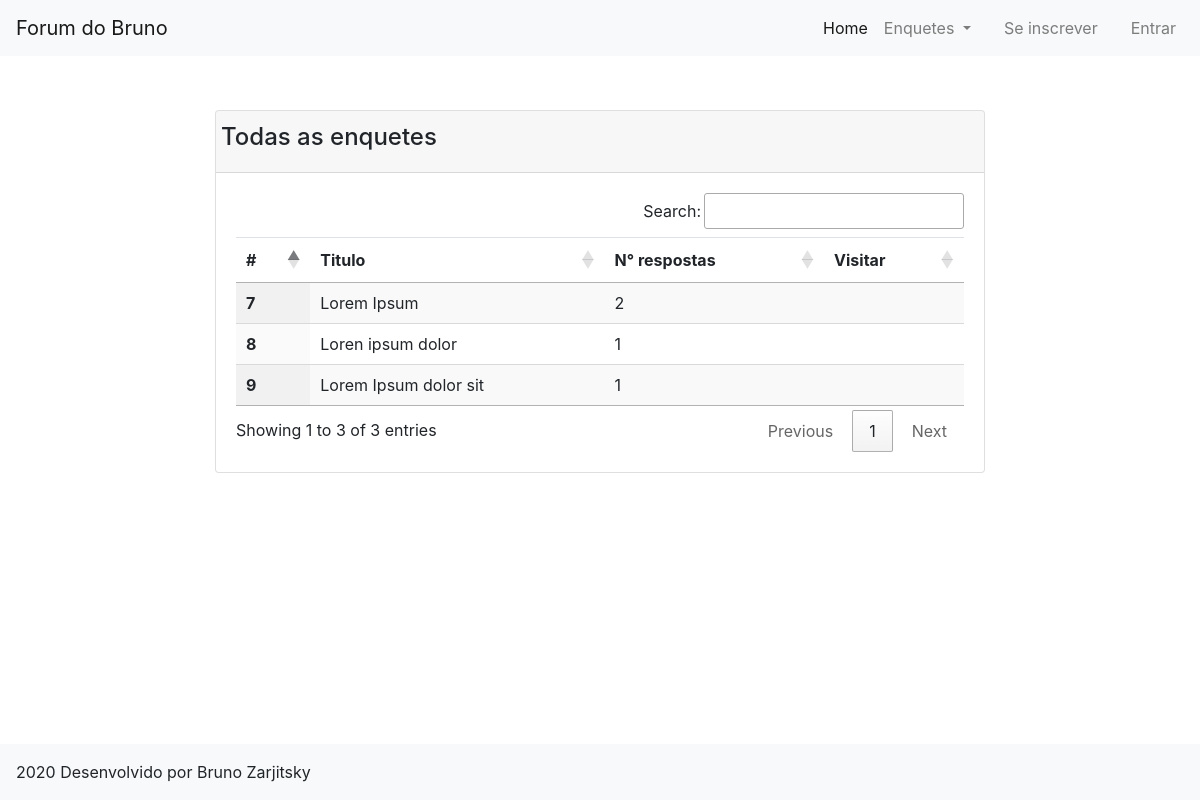
The page /enquetes/ on the database its author committed.
### siteForum/models.py (models this page shows, shortened)
class enquete(models.Model):
    titulo = models.CharField(max_length=200)
    descricao = models.TextField(default="")
    tipo = models.ManyToManyField(tipo, blank=True)
    dono = models.ForeignKey(User, on_delete=models.CASCADE, default="", blank=True, null=True)
    class Meta:
        verbose_name = "Enquete"
        verbose_name_plural = "Enquetes"

### siteForum/views.py (the view)
# urls.py: path("enquetes/", views.Enquetes, name = "Enquetes"),
def Enquetes(request):
    enquetes = enquete.objects.all()
    titulo = "Todas as enquetes"
    enquetesLista = []
    for i in enquetes:
        qtdRespostas = len(resposta.objects.filter(pergunta=i))
        enquetesLista.append({"enquete": i, "qtdRespostas": qtdRespostas})
    return render(request, "enquetes.html", {"background": "background"+str(randint(1,3))+".jpg",
                                            "enquetesLista": enquetesLista, "titulo": titulo,})

### templates/enquetes.html (shortened to what this page needs)
{% extends "base_page.html"%}
{% load static%}
{% block content %}
<div class = "row justify-content-center">
    <div class = "col-md-2"></div>
    <div class = "col-md-8">
        <div class = "card">
            <div class = "card-header">
                <div class = "row">
                    <h4>{{titulo}}</h4>
                </div>
            </div>
            <div class="card-body">
                <div class = "row">
                    <div class = "col-md-12">
                    <table class="table table-hover display" style="width: 100%;" id = "enquetes">
                        <thead>
                            <tr>
                                <th scope="col">#</th>
                                <th scope="col">Titulo</th>
                                <th scope="col">N° respostas</th>
                                <th scope="col">Visitar</th>
                            </tr>
                        </thead>
                        <tbody>
                            {% for autos in enquetesLista %}
                            <tr>
                                <th scope="row">{{autos.enquete.id}}</th>
                                <td>{{autos.enquete.titulo}}</td>
                                <td>{{autos.qtdRespostas}}</td>
                                <td><a href = "{% url 'EnqueteDetalhe' id=autos.enquete.id %}"><i class="fas fa-directions"></i></a></td>
                            </tr>
                            {% endfor %}
                        </tbody>
                    </table>
                    </div>
                </div>
            </div>
        </div>
    </div>
    <div class = "col-md-2">
    </div>
</div>
{% endblock %}

### rows shown on the page
enquete: enquete.id "7", enquete.titulo "Lorem Ipsum", qtdRespostas "2"
enquete: enquete.id "8", enquete.titulo "Loren ipsum dolor", qtdRespostas "1"
enquete: enquete.id "9", enquete.titulo "Lorem Ipsum dolor sit", qtdRespostas "1"

### other values the page prints
{{ titulo }} "Todas as enquetes"
